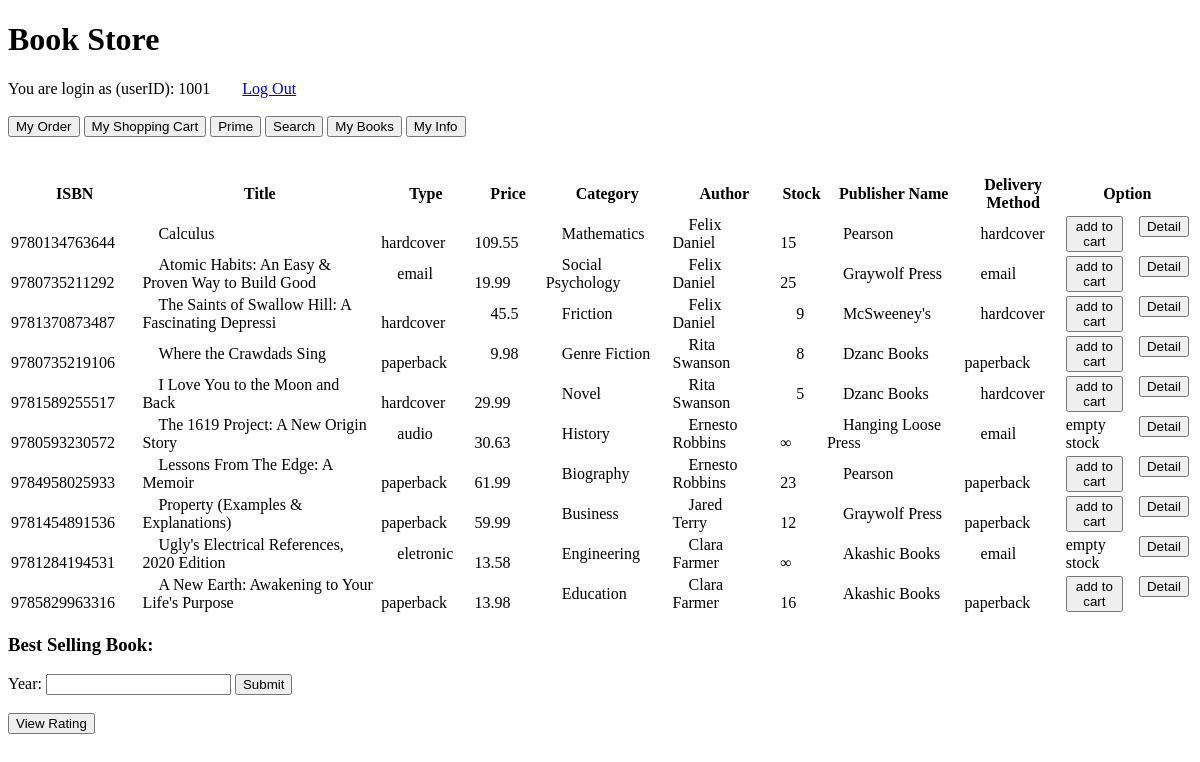
The page /store.php (signed in) on the database as committed earlier.
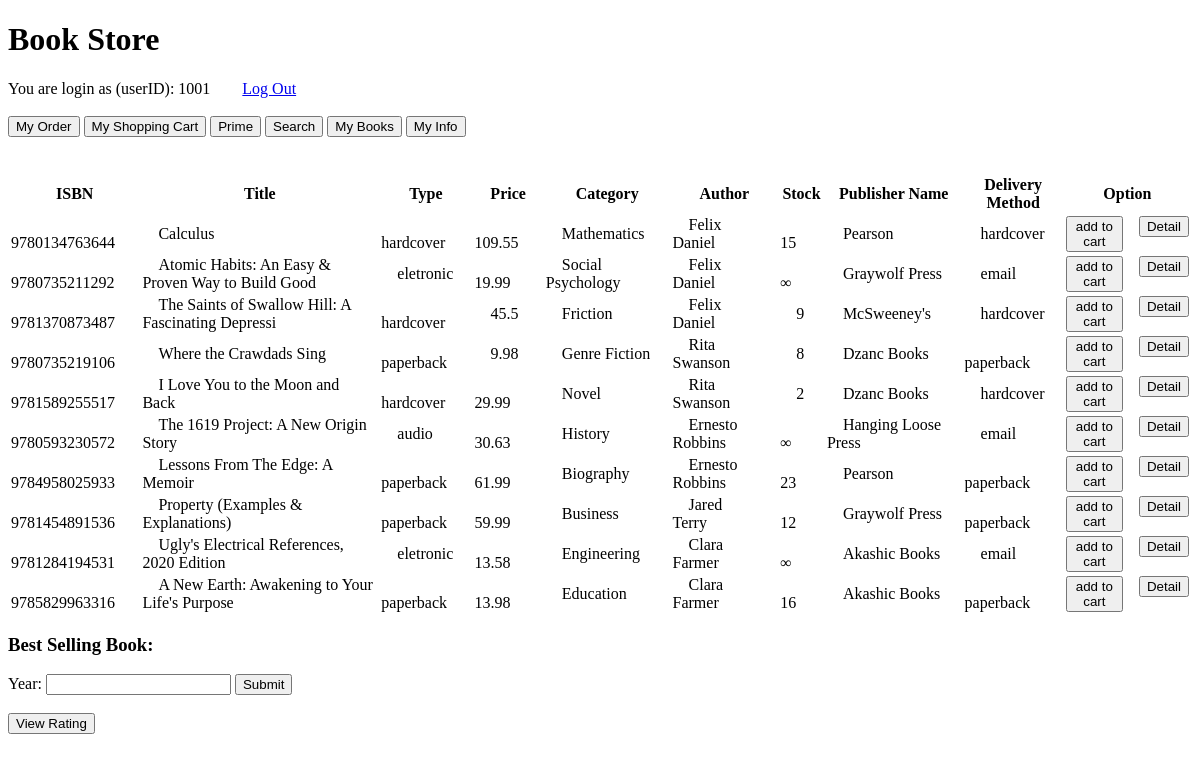
The same page on the database as committed later.
### tables this page shows
create table Books (
  ISBN char(13) primary key,
  title varchar(50),
  type varchar(10),
  price real,
  Category varchar(20),
  in_stock int,
  pName varchar(20),
  method varchar(10),

  constraint foreign key (pName) references Publisher(name),
  constraint foreign key (method) references Delivery(method)
);

create table Customers (
  userID int NOT NULL AUTO_INCREMENT primary key,
  password varchar(20),
  name varchar(30),
  email varchar(40) unique,
  phone char(10),
  address varchar(50)
);

### store.php (the view, shortened to what this page needs)
<!DOCTYPE html>
<html lang="en" dir="ltr">
<head>
</head>
<body>
  <?php
  $myconnection = mysqli_connect('localhost', 'root', '') or die('Could not connect: ' . mysql_error());
  echo '<h1>Book Store</h1>';
  echo "You are login as (userID): ".$_SESSION['id'];
  echo '<a href="index.php">Log Out</a>';
  echo "<br><br>";
  ?>
  <div style="display: flex;">
    <form action="order.php" method="post">
      <button type="submit">My Order</button>&nbsp;
    </form>
    <form action="cart.php" method="post">
      <button type="submit">My Shopping Cart</button>&nbsp;
    </form>
    <form action="prime.php" method="post">
      <button type="submit">Prime</button>&nbsp;
    </form>
    <form action="search.php" method="post">
      <button type="submit">Search</button>&nbsp;
    </form>
    <form action="mybook.php" method="post">
      <button type="submit">My Books</button>&nbsp;
    </form>
    <form action="myinfo.php" method="post">
      <button type="submit" name="info">My Info</button>&nbsp;
    </form>
  </div>
  <br><br>
  <?php
  $query = 'SELECT books.ISBN, title, type, price, Category, in_stock, pName, method, name
      FROM books, `write`, customers WHERE books.ISBN = `write`.ISBN AND customers.userID = `write`.userID;';
  $result = mysqli_query($myconnection, $query) or die('Query failed: ' . mysql_error());
  echo "<table>
    <thead>
      <tr>
        <th>ISBN</th>
        <th>Title</th>
        <th>Type</th>
        <th>Price</th>
        <th>Category</th>
        <th>Author</th>
        <th>Stock</th>
        <th>Publisher Name</th>
        <th>Delivery Method</th>
        <th>Option</th>
      </tr>
    </thead>";
  echo "<tbody>";
  while ($row = mysqli_fetch_array($result, MYSQLI_ASSOC)) {
      echo "<tr>";
      echo "<td>&emsp;".$row['ISBN']."&emsp;</td>";
      echo "<td>&emsp;".$row['title']."&emsp;</td>";
      echo "<td>&emsp;".$row['type']."&emsp;</td>";
      echo "<td>&emsp;".$row['price']."&emsp;</td>";
      echo "<td>&emsp;".$row['Category']."&emsp;</td>";
      echo "<td>&emsp;".$row['name']."&emsp;</td>";
      if ($row['in_stock'] >= 0) {
          echo "<td>&emsp;".$row['in_stock']."&emsp;</td>";
      } else{
          echo "<td>&emsp;&infin;&emsp;</td>";
      }
      echo "<td>&emsp;".$row['pName']."&emsp;</td>";
      echo "<td>&emsp;".$row['method']."&emsp;</td>";
      echo "<td>";
      echo '<div style="display: flex;">';
      if ($row['in_stock'] > 0 || $row['in_stock'] == -99) {
        echo '<form action="cart.php" method="post">';
        echo '<button type="submit" name="ISBN" value="' .$row['ISBN']. '">add to cart</button>';
        echo '</form>';
      } else {
        echo 'empty stock';
      }
      echo '<form action="book.php" method="get">';
      echo '<button type="submit" name="book" value="'.$row['ISBN'].'">Detail</button>';
      echo '</form>';
      echo '</div>';
      echo '</td>';
      echo "</tr>";
  }
  echo "</tbody></table>";
  ?>
  <h3>Best Selling Book:</h3>
  <form action="store.php" method="post">
    <label>Year:</label>
    <input type="text" name="year">
    <input type="submit" name="best_sell" value="Submit">
  </form>
  <br>
  <form class="" action="rating.php" method="post">
    <input type="submit" name="" value="View Rating">
  </form>
</body>
</html>

Rows that differ between the two databases and show on the page:
changed books "Atomic Habits: An Easy & Proven Way to Build Good": type "email" → "eletronic"; in_stock "25" → (not shown)
changed books "I Love You to the Moon and Back": in_stock "5" → "2"
changed books "The 1619 Project: A New Origin Story": in_stock "empty stock" → "add to cart"
changed books "Ugly's Electrical References, 2020 Edition": in_stock "empty stock" → "add to cart"
